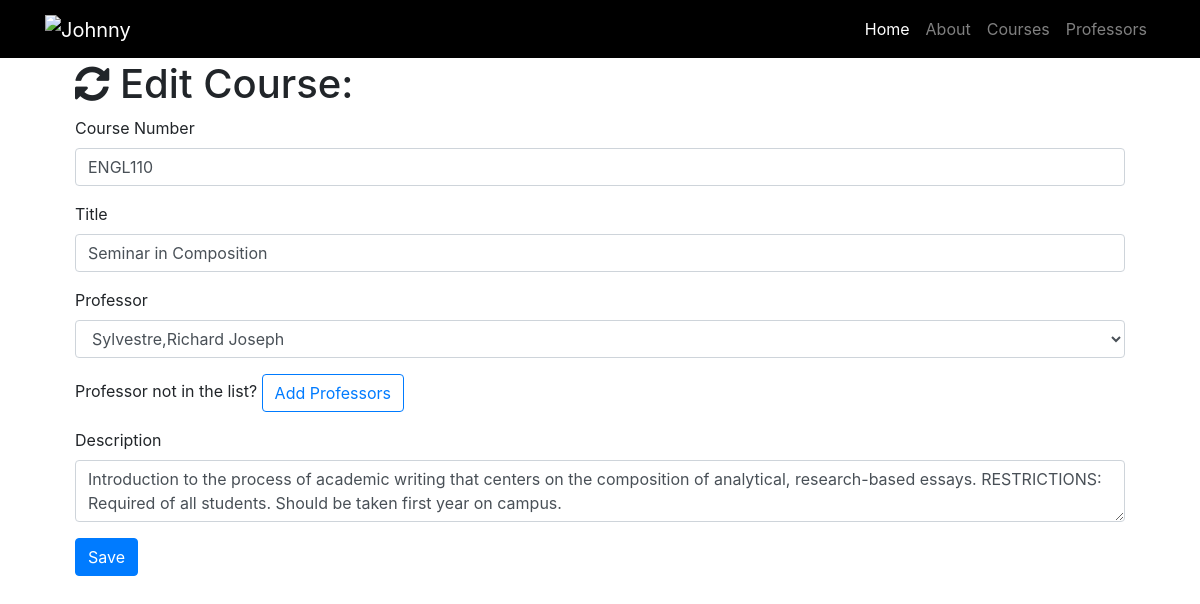
Page /course/edit/4 on the committed database.
### resume.py (models this page shows)
class Course(db.Model):
    __tablename__ = 'courses'
    id = db.Column(db.Integer, primary_key=True)
    number = db.Column(db.String(60))
    title = db.Column(db.String(256))
    description = db.Column(db.Text)
    professor_id = db.Column(db.Integer, db.ForeignKey('professors.id'))

### resume.py (the view, shortened to what this page needs)
@app.route('/course/edit/<int:id>', methods=['GET', 'POST'])
def edit_course(id):
    course = Course.query.filter_by(id=id).first()
    professors = Professor.query.all()
    if request.method == 'GET':
        return render_template('course-edit.html', course=course, professors=professors)

### templates/course-edit.html (shortened to what this page needs)
{% extends "resume-base.html"%}
{% block page_content%}
  <div class="container">
    <h1 class="mt-5"><i class="fa fa-refresh" aria-hidden="true"></i> Edit Course:</h1>
    <form action="/course/edit/{{course.id}}" method="post">
      <div class="form-group">
        <label>Course Number</label>
        <input class="form-control" type="text" name="number" value="{{course.number}}" required="true">
      </div>
      <div class="form-group">
        <label>Title</label>
        <input class="form-control" type="text" name="title" value="{{course.title}}" required="true">
      </div>
      <div class="form-group">
        <label>Professor</label>
        <select class="form-control" name="professor">
          {% for professor in professors %}
            {% if professor == course.professor %}
              <option selected="selected">{{professor.name}}</option>
            {% else %}
              <option>{{professor.name}}</option>
            {% endif %}
          {% endfor %}
        </select>
      </div>
      <div class="form-group">
        Professor not in the list? <a href="/professor/add" class="btn btn-outline-primary" role="button" aria-disabled="true">Add Professors</a>
      </div>
      <div class="form-group">
        <label>Description</label>
        <textarea class="form-control" name="description" required="true">{{course.description}}</textarea>
      </div>
      <button type="submit" class="btn btn-primary" style="color:white;">Save</button>
    </form>
  </div>
{% endblock%}

### static/css/resume.css (style rules this page uses)
body { margin:60px; }

### rows in the picture
Course: number "ENGL110", title "Seminar in Composition", description "Introduction to the process of academic writing that centers on the composition of analytical, research-based essays. RESTRICTIONS: Required of all students. Should be taken first year on campus."

### other values in the picture
form field professor "Sylvestre,Richard Joseph"
